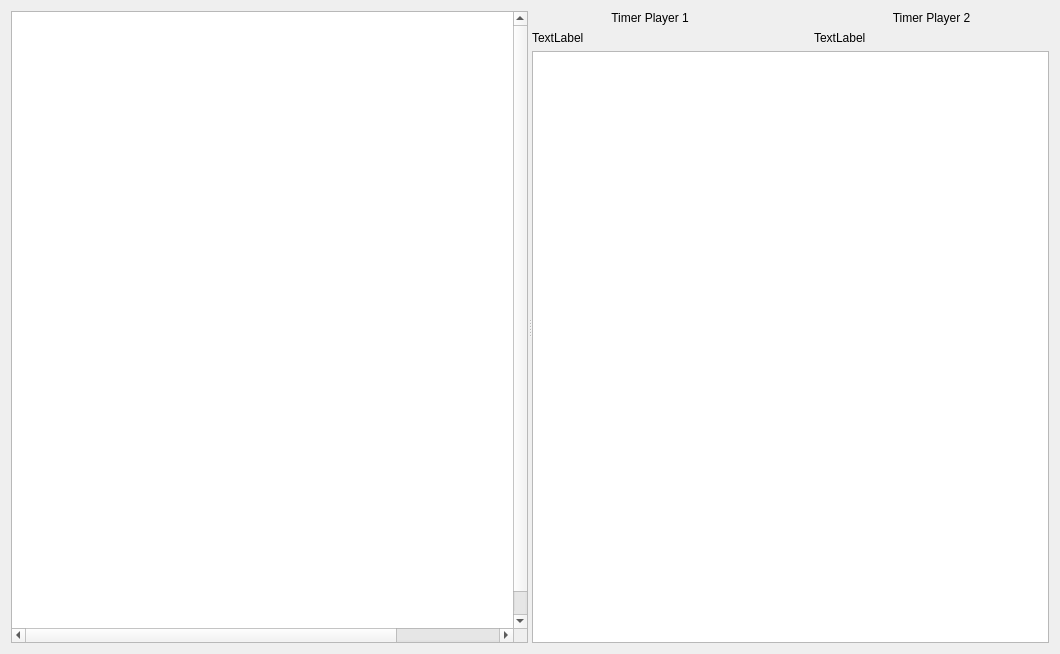
<?xml version="1.0" encoding="UTF-8"?>
<ui version="4.0">
 <class>GameWindow</class>
 <widget class="QWidget" name="GameWindow">
  <property name="geometry">
   <rect>
    <x>0</x>
    <y>0</y>
    <width>1060</width>
    <height>654</height>
   </rect>
  </property>
  <property name="windowTitle">
   <string>Form</string>
  </property>
  <layout class="QVBoxLayout" name="verticalLayout_3">
   <item>
    <widget class="QSplitter" name="splitter">
     <property name="orientation">
      <enum>Qt::Orientation::Horizontal</enum>
     </property>
     <widget class="QWidget" name="verticalLayoutWidget_2">
      <layout class="QVBoxLayout" name="verticalLayout_2">
       <item>
        <widget class="QGraphicsView" name="graphicsView">
         <property name="sizePolicy">
          <sizepolicy hsizetype="Preferred" vsizetype="Preferred">
           <horstretch>0</horstretch>
           <verstretch>0</verstretch>
          </sizepolicy>
         </property>
         <property name="baseSize">
          <size>
           <width>640</width>
           <height>640</height>
          </size>
         </property>
         <property name="sceneRect">
          <rectf>
           <x>0.000000000000000</x>
           <y>0.000000000000000</y>
           <width>640.000000000000000</width>
           <height>640.000000000000000</height>
          </rectf>
         </property>
         <property name="resizeAnchor">
          <enum>QGraphicsView::ViewportAnchor::NoAnchor</enum>
         </property>
        </widget>
       </item>
      </layout>
     </widget>
     <widget class="QWidget" name="verticalLayoutWidget">
      <layout class="QVBoxLayout" name="verticalLayout">
       <item>
        <layout class="QHBoxLayout" name="horizontalLayout">
         <item>
          <layout class="QVBoxLayout" name="verticalLayout_5">
           <item>
            <widget class="QLabel" name="label">
             <property name="sizePolicy">
              <sizepolicy hsizetype="Preferred" vsizetype="Fixed">
               <horstretch>0</horstretch>
               <verstretch>0</verstretch>
              </sizepolicy>
             </property>
             <property name="text">
              <string>Timer Player 1</string>
             </property>
             <property name="alignment">
              <set>Qt::AlignmentFlag::AlignCenter</set>
             </property>
            </widget>
           </item>
           <item>
            <widget class="QLabel" name="tLabelTimerPlayerOne">
             <property name="text">
              <string>TextLabel</string>
             </property>
            </widget>
           </item>
          </layout>
         </item>
         <item>
          <spacer name="horizontalSpacer">
           <property name="orientation">
            <enum>Qt::Orientation::Horizontal</enum>
           </property>
           <property name="sizeType">
            <enum>QSizePolicy::Policy::Maximum</enum>
           </property>
           <property name="sizeHint" stdset="0">
            <size>
             <width>40</width>
             <height>20</height>
            </size>
           </property>
          </spacer>
         </item>
         <item>
          <layout class="QVBoxLayout" name="verticalLayout_6">
           <item>
            <widget class="QLabel" name="label_2">
             <property name="sizePolicy">
              <sizepolicy hsizetype="Preferred" vsizetype="Fixed">
               <horstretch>0</horstretch>
               <verstretch>0</verstretch>
              </sizepolicy>
             </property>
             <property name="text">
              <string>Timer Player 2</string>
             </property>
             <property name="alignment">
              <set>Qt::AlignmentFlag::AlignCenter</set>
             </property>
            </widget>
           </item>
           <item>
            <widget class="QLabel" name="tLabelTimerPlayerTwo">
             <property name="text">
              <string>TextLabel</string>
             </property>
            </widget>
           </item>
          </layout>
         </item>
        </layout>
       </item>
       <item>
        <widget class="QListWidget" name="listWidget"/>
       </item>
      </layout>
     </widget>
    </widget>
   </item>
  </layout>
 </widget>
 <resources/>
 <connections/>
</ui>
